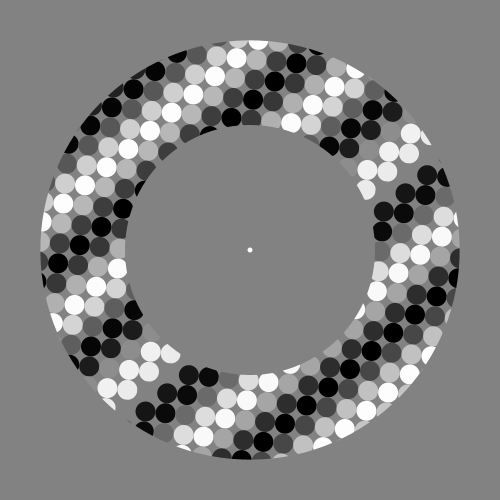
Frame 1 (no input)
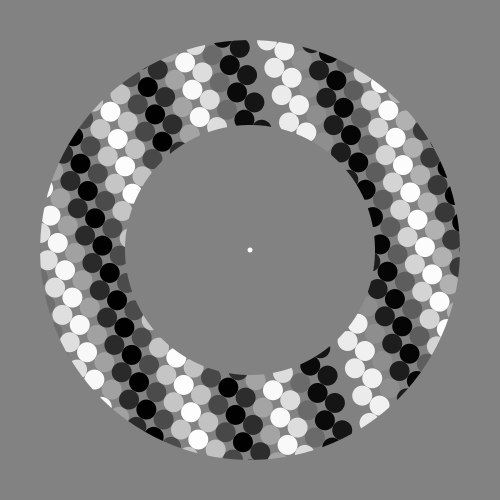
Frame 60 (the mouse pressed at the canvas centre just before this capture)
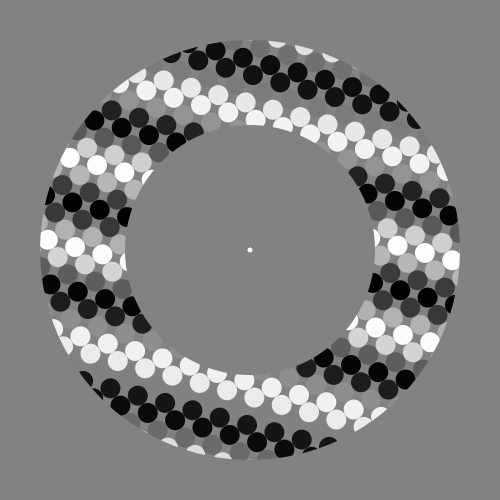
Frame 120 (the mouse held since frame 60 and released just before this capture)

The Processing sketch that drew these frames (run headless with seeded random() and noise(); from frame 60 on, the mouse is pressed at the canvas centre):

// Processing sketch: processing_98830
// ── processing_98830.pde

// 2D Array of objects
Cell[][] grid;

// Number of columns and rows in the grid
int cols = 25;
int rows = 25;
int rotating = 0;

void setup() {
  
  size(500,500);
  background(150);
  frameRate(10);
  int rotating;
  rotating = 0;
  grid = new Cell[cols][rows];
  for (int i = 0; i < cols; i++) {
    for (int j = 0; j < rows; j++) {
      // Initialize each object
      grid[i][j] = new Cell(i*20,j*20,20,20,i+j);
    }
  }
}

void draw() {
  background(130);
  // The counter variables i and j are also the column and row numbers and 
  // are used as arguments to the constructor for each object in the grid.  
 if (!keyPressed){rotating += 5;}
 translate(250,250);
 rotate(radians(rotating));
 rotate(TWO_PI);
  for (int i = 0; i < cols; i++) {
    for (int j = 0; j < rows; j++) {
      // Oscillate and display each object
      grid[i][j].oscillate();
      grid[i][j].display();
    }
  }
    noFill();
  stroke(130);
  strokeWeight(180);
  ellipse(0,0,600,600);
  noStroke();
  fill(130);
  ellipse(0,0,250,250);
  fill(255);
  ellipse(0,0,5,5);
}

// A Cell object
class Cell {
  // A cell object knows about its location in the grid as well as its size with the variables x,y,w,h.
  float x,y;   // x,y location
  float w,h;   // width and height
  float angle; // angle for oscillating brightness

  // Cell Constructor
  Cell(float tempX, float tempY, float tempW, float tempH, float tempAngle) {
    x = tempX;
    y = tempY;
    w = tempW;
    h = tempH;
    angle = tempAngle;
  } 
  
  // Oscillation means increase angle
  void oscillate() {
    angle += 0.25; 
  }

  void display() {
    noStroke();
    // Color calculated using sine wave
    fill(127+127*sin(angle));
    ellipse(x-250,y-250,w,h); 
  }
}
 
